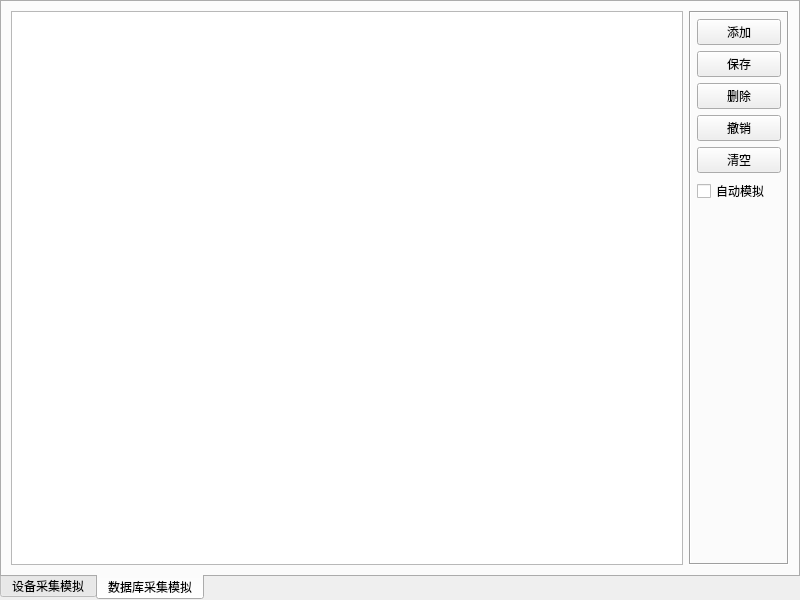
<?xml version="1.0" encoding="UTF-8"?>
<ui version="4.0">
 <class>frmTool</class>
 <widget class="QWidget" name="frmTool">
  <property name="geometry">
   <rect>
    <x>0</x>
    <y>0</y>
    <width>800</width>
    <height>600</height>
   </rect>
  </property>
  <property name="windowTitle">
   <string>Form</string>
  </property>
  <layout class="QVBoxLayout" name="verticalLayout">
   <property name="leftMargin">
    <number>0</number>
   </property>
   <property name="topMargin">
    <number>0</number>
   </property>
   <property name="rightMargin">
    <number>0</number>
   </property>
   <property name="bottomMargin">
    <number>0</number>
   </property>
   <item>
    <widget class="QTabWidget" name="tabWidget">
     <property name="tabPosition">
      <enum>QTabWidget::South</enum>
     </property>
     <property name="currentIndex">
      <number>1</number>
     </property>
     <widget class="QWidget" name="tab1">
      <attribute name="title">
       <string>设备采集模拟</string>
      </attribute>
      <layout class="QHBoxLayout" name="horizontalLayout">
       <item>
        <widget class="QTextEdit" name="txtMain">
         <property name="readOnly">
          <bool>true</bool>
         </property>
        </widget>
       </item>
       <item>
        <widget class="QFrame" name="frameDevice">
         <property name="minimumSize">
          <size>
           <width>160</width>
           <height>0</height>
          </size>
         </property>
         <property name="maximumSize">
          <size>
           <width>160</width>
           <height>16777215</height>
          </size>
         </property>
         <property name="frameShape">
          <enum>QFrame::Box</enum>
         </property>
         <property name="frameShadow">
          <enum>QFrame::Sunken</enum>
         </property>
         <layout class="QGridLayout" name="gridLayout_2">
          <property name="leftMargin">
           <number>6</number>
          </property>
          <property name="topMargin">
           <number>6</number>
          </property>
          <property name="rightMargin">
           <number>6</number>
          </property>
          <property name="bottomMargin">
           <number>6</number>
          </property>
          <item row="0" column="0" colspan="2">
           <layout class="QGridLayout" name="gridLayout">
            <item row="4" column="1">
             <widget class="QLineEdit" name="txtListenPort">
              <property name="text">
               <string>502</string>
              </property>
             </widget>
            </item>
            <item row="4" column="0">
             <widget class="QLabel" name="labListenPort">
              <property name="text">
               <string>端口号</string>
              </property>
             </widget>
            </item>
            <item row="3" column="1">
             <widget class="QComboBox" name="cboxBaudRate"/>
            </item>
            <item row="3" column="0">
             <widget class="QLabel" name="labBaudRate">
              <property name="text">
               <string>波特率</string>
              </property>
             </widget>
            </item>
            <item row="2" column="1">
             <widget class="QComboBox" name="cboxPortName">
              <property name="sizePolicy">
               <sizepolicy hsizetype="Expanding" vsizetype="Fixed">
                <horstretch>0</horstretch>
                <verstretch>0</verstretch>
               </sizepolicy>
              </property>
             </widget>
            </item>
            <item row="2" column="0">
             <widget class="QLabel" name="labPortName">
              <property name="text">
               <string>串口号</string>
              </property>
             </widget>
            </item>
            <item row="0" column="1">
             <widget class="QComboBox" name="cboxDeviceType"/>
            </item>
            <item row="0" column="0">
             <widget class="QLabel" name="labDeviceType">
              <property name="text">
               <string>设  备</string>
              </property>
             </widget>
            </item>
            <item row="1" column="0">
             <widget class="QLabel" name="labDeviceAddr">
              <property name="text">
               <string>地  址</string>
              </property>
             </widget>
            </item>
            <item row="1" column="1">
             <widget class="QComboBox" name="cboxDeviceAddr">
              <property name="editable">
               <bool>true</bool>
              </property>
             </widget>
            </item>
           </layout>
          </item>
          <item row="1" column="0" colspan="2">
           <widget class="QPushButton" name="btnOpen">
            <property name="text">
             <string>打开串口</string>
            </property>
           </widget>
          </item>
          <item row="2" column="0" colspan="2">
           <widget class="QPushButton" name="btnListen">
            <property name="text">
             <string>监听服务</string>
            </property>
           </widget>
          </item>
          <item row="3" column="0" colspan="2">
           <widget class="QPushButton" name="btnClearData">
            <property name="text">
             <string>清空数据</string>
            </property>
           </widget>
          </item>
          <item row="4" column="0" colspan="2">
           <widget class="QPushButton" name="btnShowData">
            <property name="text">
             <string>暂停显示</string>
            </property>
           </widget>
          </item>
          <item row="5" column="0">
           <widget class="QSpinBox" name="spinBox1_1">
            <property name="maximum">
             <number>1000</number>
            </property>
            <property name="value">
             <number>20</number>
            </property>
           </widget>
          </item>
          <item row="5" column="1">
           <widget class="QSpinBox" name="spinBox1_2">
            <property name="maximum">
             <number>1000</number>
            </property>
            <property name="value">
             <number>785</number>
            </property>
           </widget>
          </item>
          <item row="6" column="0">
           <widget class="QSpinBox" name="spinBox1_3">
            <property name="maximum">
             <number>1000</number>
            </property>
            <property name="value">
             <number>60</number>
            </property>
           </widget>
          </item>
          <item row="6" column="1">
           <widget class="QSpinBox" name="spinBox1_4">
            <property name="maximum">
             <number>1000</number>
            </property>
            <property name="value">
             <number>88</number>
            </property>
           </widget>
          </item>
          <item row="7" column="0">
           <widget class="QSpinBox" name="spinBox1_5">
            <property name="maximum">
             <number>1000</number>
            </property>
            <property name="value">
             <number>20</number>
            </property>
           </widget>
          </item>
          <item row="7" column="1">
           <widget class="QSpinBox" name="spinBox1_6">
            <property name="maximum">
             <number>1000</number>
            </property>
            <property name="value">
             <number>785</number>
            </property>
           </widget>
          </item>
          <item row="8" column="0">
           <widget class="QSpinBox" name="spinBox1_7">
            <property name="maximum">
             <number>1000</number>
            </property>
            <property name="value">
             <number>60</number>
            </property>
           </widget>
          </item>
          <item row="8" column="1">
           <widget class="QSpinBox" name="spinBox1_8">
            <property name="maximum">
             <number>1000</number>
            </property>
            <property name="value">
             <number>88</number>
            </property>
           </widget>
          </item>
          <item row="9" column="0">
           <widget class="QSpinBox" name="spinBox1_9">
            <property name="maximum">
             <number>1000</number>
            </property>
            <property name="value">
             <number>20</number>
            </property>
           </widget>
          </item>
          <item row="9" column="1">
           <widget class="QSpinBox" name="spinBox1_10">
            <property name="maximum">
             <number>1000</number>
            </property>
            <property name="value">
             <number>785</number>
            </property>
           </widget>
          </item>
          <item row="10" column="0">
           <widget class="QSpinBox" name="spinBox1_11">
            <property name="maximum">
             <number>1000</number>
            </property>
            <property name="value">
             <number>60</number>
            </property>
           </widget>
          </item>
          <item row="10" column="1">
           <widget class="QSpinBox" name="spinBox1_12">
            <property name="maximum">
             <number>1000</number>
            </property>
            <property name="value">
             <number>88</number>
            </property>
           </widget>
          </item>
          <item row="11" column="0">
           <widget class="QSpinBox" name="spinBox1_13">
            <property name="maximum">
             <number>1000</number>
            </property>
            <property name="value">
             <number>20</number>
            </property>
           </widget>
          </item>
          <item row="11" column="1">
           <widget class="QSpinBox" name="spinBox1_14">
            <property name="maximum">
             <number>1000</number>
            </property>
            <property name="value">
             <number>785</number>
            </property>
           </widget>
          </item>
          <item row="12" column="0">
           <widget class="QSpinBox" name="spinBox1_15">
            <property name="maximum">
             <number>1000</number>
            </property>
            <property name="value">
             <number>60</number>
            </property>
           </widget>
          </item>
          <item row="12" column="1">
           <widget class="QSpinBox" name="spinBox1_16">
            <property name="maximum">
             <number>1000</number>
            </property>
            <property name="value">
             <number>88</number>
            </property>
           </widget>
          </item>
          <item row="13" column="0" colspan="2">
           <spacer name="verticalSpacer">
            <property name="orientation">
             <enum>Qt::Vertical</enum>
            </property>
            <property name="sizeHint" stdset="0">
             <size>
              <width>20</width>
              <height>40</height>
             </size>
            </property>
           </spacer>
          </item>
         </layout>
        </widget>
       </item>
      </layout>
     </widget>
     <widget class="QWidget" name="tab2">
      <attribute name="title">
       <string>数据库采集模拟</string>
      </attribute>
      <layout class="QHBoxLayout" name="horizontalLayout_2">
       <item>
        <widget class="QTableView" name="tableView"/>
       </item>
       <item>
        <widget class="QFrame" name="frameDb">
         <property name="minimumSize">
          <size>
           <width>100</width>
           <height>0</height>
          </size>
         </property>
         <property name="frameShape">
          <enum>QFrame::Box</enum>
         </property>
         <property name="frameShadow">
          <enum>QFrame::Sunken</enum>
         </property>
         <layout class="QVBoxLayout" name="verticalLayout_2">
          <property name="leftMargin">
           <number>6</number>
          </property>
          <property name="topMargin">
           <number>6</number>
          </property>
          <property name="rightMargin">
           <number>6</number>
          </property>
          <property name="bottomMargin">
           <number>6</number>
          </property>
          <item>
           <widget class="QPushButton" name="btnAdd">
            <property name="text">
             <string>添加</string>
            </property>
            <property name="icon">
             <iconset resource="../other/main.qrc">
              <normaloff>:/image/btn_add.png</normaloff>:/image/btn_add.png</iconset>
            </property>
           </widget>
          </item>
          <item>
           <widget class="QPushButton" name="btnSave">
            <property name="text">
             <string>保存</string>
            </property>
            <property name="icon">
             <iconset resource="../other/main.qrc">
              <normaloff>:/image/btn_save.png</normaloff>:/image/btn_save.png</iconset>
            </property>
           </widget>
          </item>
          <item>
           <widget class="QPushButton" name="btnDelete">
            <property name="text">
             <string>删除</string>
            </property>
            <property name="icon">
             <iconset resource="../other/main.qrc">
              <normaloff>:/image/btn_close.png</normaloff>:/image/btn_close.png</iconset>
            </property>
           </widget>
          </item>
          <item>
           <widget class="QPushButton" name="btnReturn">
            <property name="text">
             <string>撤销</string>
            </property>
            <property name="icon">
             <iconset resource="../other/main.qrc">
              <normaloff>:/image/btn_move.png</normaloff>:/image/btn_move.png</iconset>
            </property>
           </widget>
          </item>
          <item>
           <widget class="QPushButton" name="btnClear">
            <property name="text">
             <string>清空</string>
            </property>
            <property name="icon">
             <iconset resource="../other/main.qrc">
              <normaloff>:/image/btn_delete.png</normaloff>:/image/btn_delete.png</iconset>
            </property>
           </widget>
          </item>
          <item>
           <widget class="QCheckBox" name="ckAutoData">
            <property name="text">
             <string>自动模拟</string>
            </property>
           </widget>
          </item>
          <item>
           <spacer name="verticalSpacer_2">
            <property name="orientation">
             <enum>Qt::Vertical</enum>
            </property>
            <property name="sizeHint" stdset="0">
             <size>
              <width>20</width>
              <height>40</height>
             </size>
            </property>
           </spacer>
          </item>
         </layout>
        </widget>
       </item>
      </layout>
     </widget>
    </widget>
   </item>
  </layout>
 </widget>
 <tabstops>
  <tabstop>cboxDeviceType</tabstop>
  <tabstop>cboxPortName</tabstop>
  <tabstop>cboxBaudRate</tabstop>
  <tabstop>btnOpen</tabstop>
  <tabstop>txtListenPort</tabstop>
  <tabstop>btnListen</tabstop>
  <tabstop>btnClearData</tabstop>
  <tabstop>btnShowData</tabstop>
  <tabstop>spinBox1_1</tabstop>
  <tabstop>spinBox1_2</tabstop>
  <tabstop>spinBox1_3</tabstop>
  <tabstop>spinBox1_4</tabstop>
  <tabstop>spinBox1_5</tabstop>
  <tabstop>spinBox1_6</tabstop>
  <tabstop>spinBox1_7</tabstop>
  <tabstop>spinBox1_8</tabstop>
  <tabstop>txtMain</tabstop>
 </tabstops>
 <resources>
  <include location="../other/main.qrc"/>
 </resources>
 <connections/>
</ui>
